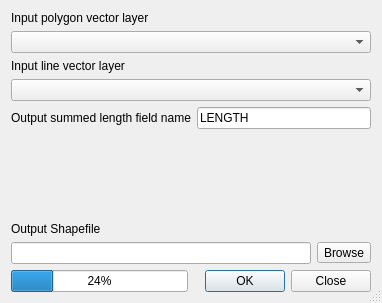
<ui version="4.0" >
 <class>Dialog</class>
 <widget class="QDialog" name="Dialog" >
  <property name="windowModality" >
   <enum>Qt::NonModal</enum>
  </property>
  <property name="geometry" >
   <rect>
    <x>0</x>
    <y>0</y>
    <width>382</width>
    <height>303</height>
   </rect>
  </property>
  <property name="windowTitle" >
   <string>Sum Line Length In Polygons</string>
  </property>
  <property name="sizeGripEnabled" >
   <bool>true</bool>
  </property>
  <layout class="QGridLayout" name="gridLayout" >
   <item row="2" column="0" colspan="2" >
    <layout class="QHBoxLayout" >
     <item>
      <widget class="QLabel" name="label_5" >
       <property name="text" >
        <string>Output summed length field name</string>
       </property>
      </widget>
     </item>
     <item>
      <widget class="QLineEdit" name="lnField" >
       <property name="text" >
        <string>LENGTH</string>
       </property>
       <property name="maxLength" >
        <number>10</number>
       </property>
      </widget>
     </item>
    </layout>
   </item>
   <item row="3" column="0" colspan="2" >
    <spacer>
     <property name="orientation" >
      <enum>Qt::Vertical</enum>
     </property>
     <property name="sizeHint" stdset="0" >
      <size>
       <width>20</width>
       <height>21</height>
      </size>
     </property>
    </spacer>
   </item>
   <item row="4" column="0" colspan="2" >
    <layout class="QVBoxLayout" name="verticalLayout" >
     <item>
      <widget class="QLabel" name="label_2" >
       <property name="text" >
        <string>Output Shapefile</string>
       </property>
      </widget>
     </item>
     <item>
      <layout class="QHBoxLayout" name="horizontalLayout" >
       <item>
        <widget class="QLineEdit" name="outShape" >
         <property name="readOnly" >
          <bool>true</bool>
         </property>
        </widget>
       </item>
       <item>
        <widget class="QToolButton" name="toolOut" >
         <property name="text" >
          <string>Browse</string>
         </property>
        </widget>
       </item>
      </layout>
     </item>
    </layout>
   </item>
   <item row="0" column="0" colspan="2" >
    <layout class="QVBoxLayout" >
     <item>
      <widget class="QLabel" name="label_3" >
       <property name="text" >
        <string>Input polygon vector layer</string>
       </property>
      </widget>
     </item>
     <item>
      <widget class="QComboBox" name="inPolygon" />
     </item>
    </layout>
   </item>
   <item row="5" column="1" >
    <widget class="QDialogButtonBox" name="buttonBox_2" >
     <property name="orientation" >
      <enum>Qt::Horizontal</enum>
     </property>
     <property name="standardButtons" >
      <set>QDialogButtonBox::Close|QDialogButtonBox::Ok</set>
     </property>
    </widget>
   </item>
   <item row="5" column="0" >
    <widget class="QProgressBar" name="progressBar" >
     <property name="value" >
      <number>24</number>
     </property>
     <property name="alignment" >
      <set>Qt::AlignCenter</set>
     </property>
     <property name="textVisible" >
      <bool>true</bool>
     </property>
    </widget>
   </item>
   <item row="1" column="0" colspan="2" >
    <layout class="QVBoxLayout" >
     <item>
      <widget class="QLabel" name="label_4" >
       <property name="text" >
        <string>Input line vector layer</string>
       </property>
      </widget>
     </item>
     <item>
      <widget class="QComboBox" name="inPoint" />
     </item>
    </layout>
   </item>
  </layout>
  <zorder>buttonBox_2</zorder>
  <zorder>progressBar</zorder>
  <zorder></zorder>
  <zorder></zorder>
 </widget>
 <resources/>
 <connections>
  <connection>
   <sender>buttonBox_2</sender>
   <signal>accepted()</signal>
   <receiver>Dialog</receiver>
   <slot>accept()</slot>
   <hints>
    <hint type="sourcelabel" >
     <x>133</x>
     <y>512</y>
    </hint>
    <hint type="destinationlabel" >
     <x>215</x>
     <y>290</y>
    </hint>
   </hints>
  </connection>
  <connection>
   <sender>buttonBox_2</sender>
   <signal>rejected()</signal>
   <receiver>Dialog</receiver>
   <slot>close()</slot>
   <hints>
    <hint type="sourcelabel" >
     <x>59</x>
     <y>512</y>
    </hint>
    <hint type="destinationlabel" >
     <x>132</x>
     <y>239</y>
    </hint>
   </hints>
  </connection>
 </connections>
</ui>
